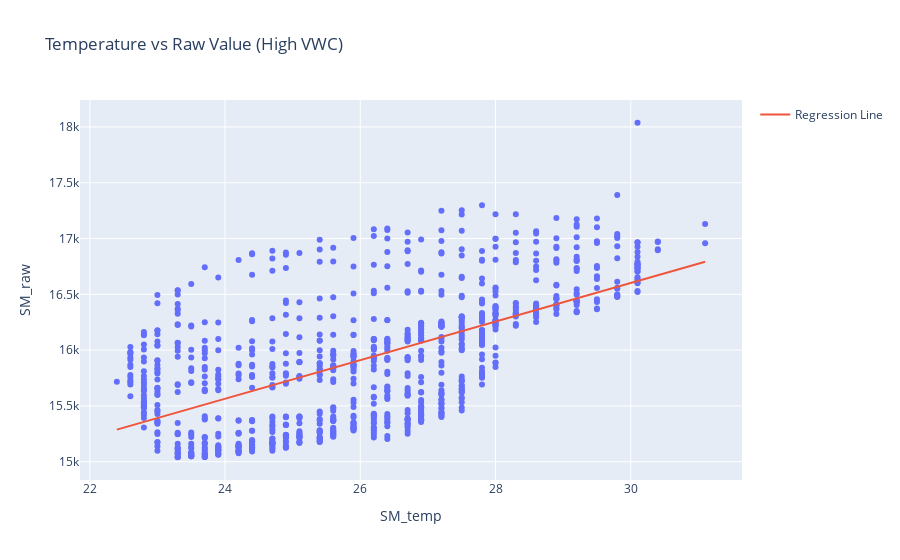
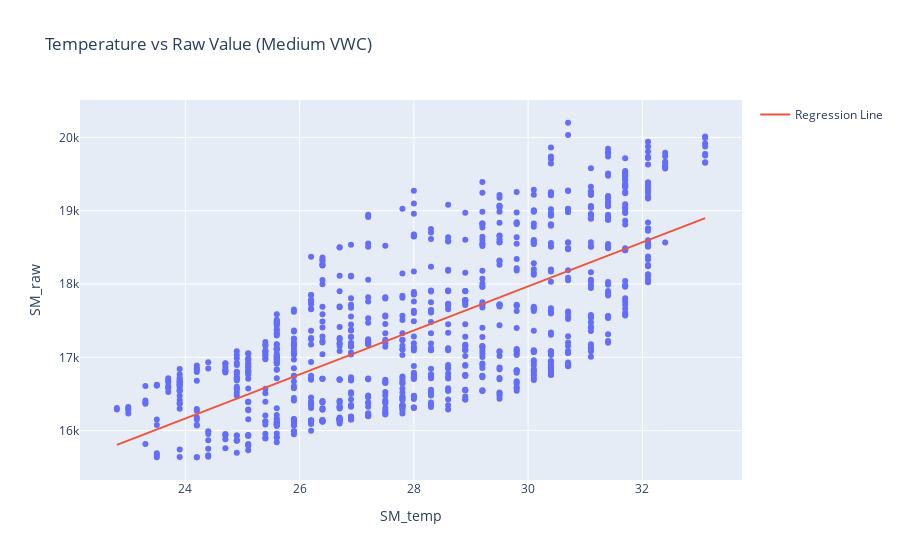
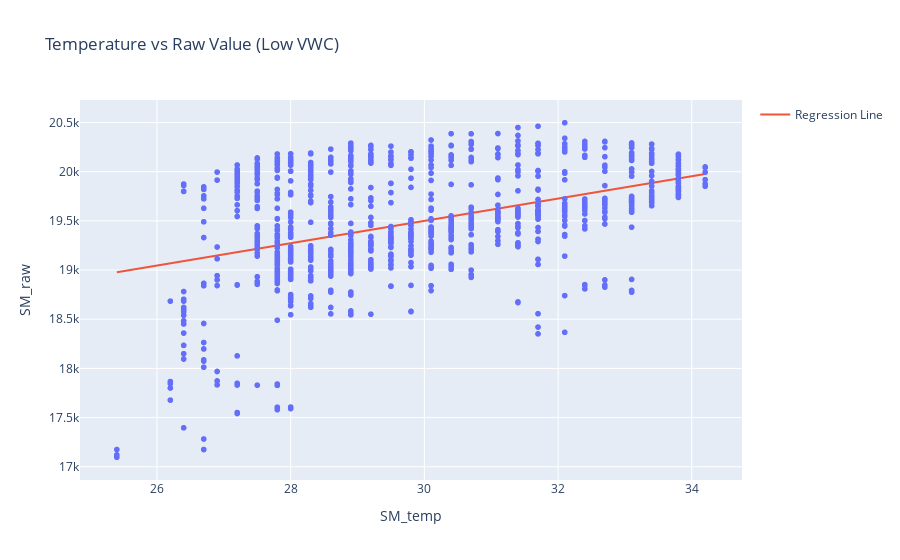

The code cell stored with these charts, in order, in its notebook:
### Code cell
import pandas as pd
import plotly.express as px
import statsmodels.formula.api as smf
from sklearn.linear_model import LinearRegression
from sklearn.preprocessing import PolynomialFeatures
import numpy as np

# Assuming you have your merged_df with 'SM_raw', 'SM_vwc', 'SM_temp', and 'VWC Category'

# 1. Calculate Correlation (Example)
print("\nCorrelation between Temperature and Raw Value for each VWC Category:")
for category in merged_df['VWC Category'].unique():
    subset = merged_df[merged_df['VWC Category'] == category]
    correlation = subset['SM_temp'].corr(subset['SM_raw'])
    print(f"{category}: {correlation:.3f}")

# 2. Fit Regression Lines (Example using statsmodels)
print("\nRegression Analysis (Temperature vs. Raw Value) for each VWC Category:")
for category in merged_df['VWC Category'].unique():
    subset = merged_df[merged_df['VWC Category'] == category]
    model = smf.ols('SM_raw ~ SM_temp', data=subset).fit()
    print(f"\n{category} Regression Model:")
    print(model.summary())

    # To plot the regression line on your scatter plot (using plotly):
    fig = px.scatter(subset, x='SM_temp', y='SM_raw', title=f'Temperature vs Raw Value ({category})')
    fig.add_trace(go.Scatter(x=subset['SM_temp'].sort_values(), y=model.fittedvalues[subset['SM_temp'].sort_values().index], mode='lines', name='Regression Line'))
    fig.show()

# 3. Interaction Term in Regression (Example using statsmodels)
interaction_model = smf.ols('SM_raw ~ SM_temp * SM_vwc', data=merged_df).fit()
print("\nRegression Model with Interaction Term (Temperature * VWC):")
print(interaction_model.summary())

# 4. Box Plots (Example using plotly)
fig_box = px.box(merged_df, x='VWC Category', y='SM_raw', color='SM_temp',
                 title='Raw Value Distribution by VWC Category and Temperature (Box Plots)')
fig_box.show()

# You can adapt these examples to explore other methods mentioned above.

### Figure 1 — Plotly figure (JSON) as saved in the notebook; plotly's stock layout.template omitted (floating-point values rounded to 4 significant figures; data arrays with more than 128 entries replaced by an {"elided": "..."} marker saying what was removed)
{"data": [{"hovertemplate": "SM_temp=%{x}<br>SM_raw=%{y}<extra></extra>", "legendgroup": "", "marker": {"color": "#636efa", "symbol": "circle"}, "mode": "markers", "name": "", "orientation": "v", "showlegend": false, "type": "scatter", "x": {"elided": "939 float values"}, "xaxis": "x", "y": {"elided": "939 float values"}, "yaxis": "y"}, {"mode": "lines", "name": "Regression Line", "type": "scatter", "x": {"elided": "939 float values"}, "y": {"elided": "939 float values"}}], "layout": {"legend": {"tracegroupgap": 0}, "title": {"text": "Temperature vs Raw Value (High VWC)"}, "xaxis": {"anchor": "y", "domain": [0, 1], "title": {"text": "SM_temp"}}, "yaxis": {"anchor": "x", "domain": [0, 1], "title": {"text": "SM_raw"}}}}

### Figure 2 — Plotly figure (JSON) as saved in the notebook; plotly's stock layout.template omitted (floating-point values rounded to 4 significant figures; data arrays with more than 128 entries replaced by an {"elided": "..."} marker saying what was removed)
{"data": [{"hovertemplate": "SM_temp=%{x}<br>SM_raw=%{y}<extra></extra>", "legendgroup": "", "marker": {"color": "#636efa", "symbol": "circle"}, "mode": "markers", "name": "", "orientation": "v", "showlegend": false, "type": "scatter", "x": {"elided": "977 float values"}, "xaxis": "x", "y": {"elided": "977 float values"}, "yaxis": "y"}, {"mode": "lines", "name": "Regression Line", "type": "scatter", "x": {"elided": "977 float values"}, "y": {"elided": "977 float values"}}], "layout": {"legend": {"tracegroupgap": 0}, "title": {"text": "Temperature vs Raw Value (Medium VWC)"}, "xaxis": {"anchor": "y", "domain": [0, 1], "title": {"text": "SM_temp"}}, "yaxis": {"anchor": "x", "domain": [0, 1], "title": {"text": "SM_raw"}}}}

### Figure 3 — Plotly figure (JSON) as saved in the notebook; plotly's stock layout.template omitted (floating-point values rounded to 4 significant figures; data arrays with more than 128 entries replaced by an {"elided": "..."} marker saying what was removed)
{"data": [{"hovertemplate": "SM_temp=%{x}<br>SM_raw=%{y}<extra></extra>", "legendgroup": "", "marker": {"color": "#636efa", "symbol": "circle"}, "mode": "markers", "name": "", "showlegend": false, "type": "scattergl", "x": {"elided": "1052 float values"}, "xaxis": "x", "y": {"elided": "1052 float values"}, "yaxis": "y"}, {"mode": "lines", "name": "Regression Line", "type": "scatter", "x": {"elided": "1052 float values"}, "y": {"elided": "1052 float values"}}], "layout": {"legend": {"tracegroupgap": 0}, "title": {"text": "Temperature vs Raw Value (Low VWC)"}, "xaxis": {"anchor": "y", "domain": [0, 1], "title": {"text": "SM_temp"}}, "yaxis": {"anchor": "x", "domain": [0, 1], "title": {"text": "SM_raw"}}}}
